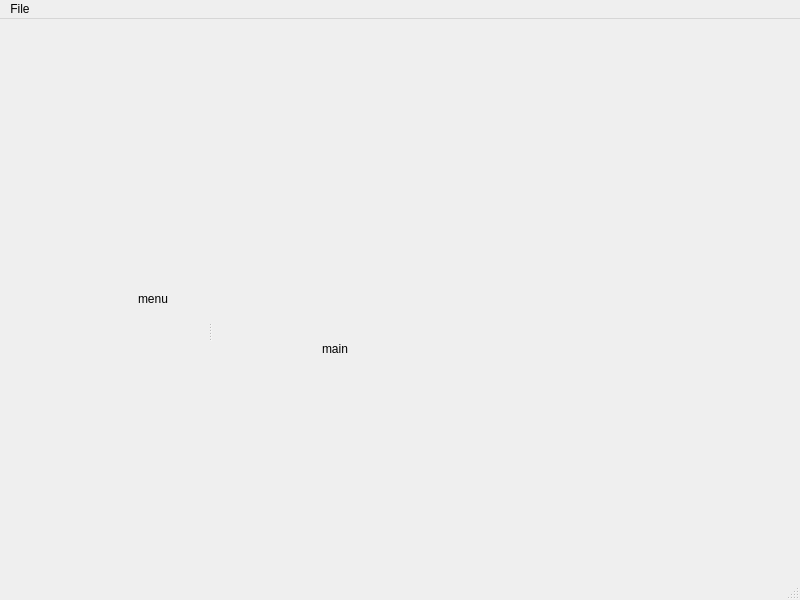
<?xml version="1.0" encoding="UTF-8"?>
<ui version="4.0">
 <class>MainWindow</class>
 <widget class="QMainWindow" name="MainWindow">
  <property name="geometry">
   <rect>
    <x>0</x>
    <y>0</y>
    <width>800</width>
    <height>600</height>
   </rect>
  </property>
  <property name="windowTitle">
   <string>MainWindow</string>
  </property>
  <widget class="QWidget" name="centralwidget">
   <layout class="QVBoxLayout" name="verticalLayout">
    <item>
     <widget class="QWidget" name="topWidget" native="true">
      <layout class="QHBoxLayout" name="horizontalLayout_2">
       <item>
        <widget class="PlayerWidget" name="playerWidget" native="true">
         <property name="minimumSize">
          <size>
           <width>0</width>
           <height>40</height>
          </size>
         </property>
         <property name="autoFillBackground">
          <bool>false</bool>
         </property>
        </widget>
       </item>
      </layout>
     </widget>
    </item>
    <item>
     <widget class="QWidget" name="mainWindow" native="true">
      <property name="sizePolicy">
       <sizepolicy hsizetype="Preferred" vsizetype="Expanding">
        <horstretch>0</horstretch>
        <verstretch>0</verstretch>
       </sizepolicy>
      </property>
      <layout class="QHBoxLayout" name="horizontalLayout">
       <item>
        <widget class="QSplitter" name="splitter">
         <property name="sizePolicy">
          <sizepolicy hsizetype="Expanding" vsizetype="Preferred">
           <horstretch>0</horstretch>
           <verstretch>0</verstretch>
          </sizepolicy>
         </property>
         <property name="orientation">
          <enum>Qt::Horizontal</enum>
         </property>
         <widget class="QWidget" name="navContent" native="true">
          <property name="sizePolicy">
           <sizepolicy hsizetype="Minimum" vsizetype="Preferred">
            <horstretch>1</horstretch>
            <verstretch>0</verstretch>
           </sizepolicy>
          </property>
          <widget class="QLabel" name="label">
           <property name="geometry">
            <rect>
             <x>120</x>
             <y>190</y>
             <width>60</width>
             <height>16</height>
            </rect>
           </property>
           <property name="text">
            <string>menu</string>
           </property>
          </widget>
         </widget>
         <widget class="QWidget" name="mainContent" native="true">
          <property name="sizePolicy">
           <sizepolicy hsizetype="Expanding" vsizetype="Preferred">
            <horstretch>3</horstretch>
            <verstretch>0</verstretch>
           </sizepolicy>
          </property>
          <widget class="QLabel" name="label_2">
           <property name="geometry">
            <rect>
             <x>110</x>
             <y>240</y>
             <width>60</width>
             <height>16</height>
            </rect>
           </property>
           <property name="text">
            <string>main</string>
           </property>
          </widget>
         </widget>
        </widget>
       </item>
      </layout>
     </widget>
    </item>
   </layout>
  </widget>
  <widget class="QMenuBar" name="menubar">
   <property name="geometry">
    <rect>
     <x>0</x>
     <y>0</y>
     <width>800</width>
     <height>22</height>
    </rect>
   </property>
   <widget class="QMenu" name="menutext">
    <property name="title">
     <string>File</string>
    </property>
    <addaction name="actionOpen"/>
    <addaction name="actionScanDir"/>
   </widget>
   <addaction name="menutext"/>
  </widget>
  <widget class="QStatusBar" name="statusbar"/>
  <action name="actionOpen">
   <property name="text">
    <string>Open File ...</string>
   </property>
   <property name="shortcut">
    <string>Ctrl+O</string>
   </property>
  </action>
  <action name="actionScanDir">
   <property name="text">
    <string>Scan Directory ...</string>
   </property>
   <property name="shortcut">
    <string>Ctrl+S</string>
   </property>
  </action>
 </widget>
 <customwidgets>
  <customwidget>
   <class>PlayerWidget</class>
   <extends>QWidget</extends>
   <header>classes.ui.components.PlayerWidget</header>
   <container>1</container>
  </customwidget>
 </customwidgets>
 <resources/>
 <connections/>
</ui>
